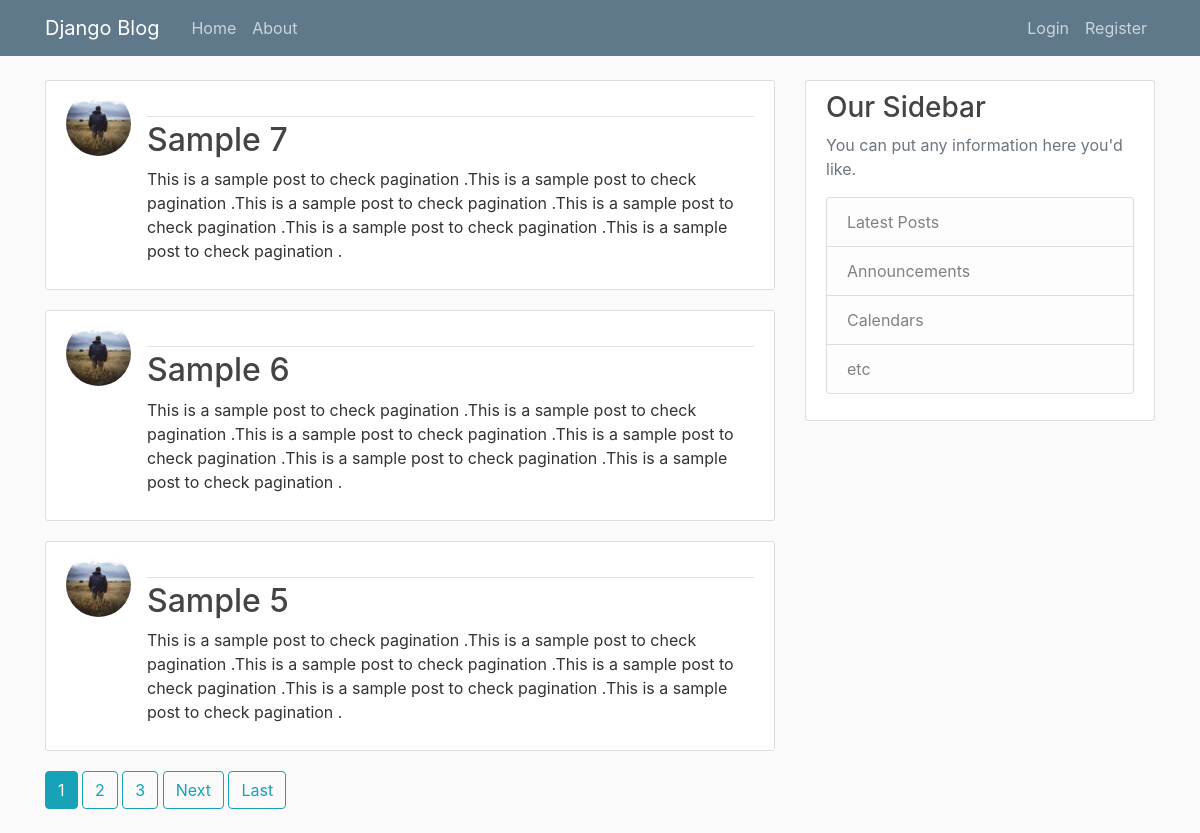
The page / on the database its author committed.
### blog/models.py (models this page shows, shortened)
class post(models.Model):
    title = models.CharField(max_length=100)
    content = models.TextField()
    data_posted= models.DateTimeField(default=timezone.now)
    author = models.ForeignKey(User,on_delete=models.CASCADE)

### users/models.py (models this page shows, shortened)
class Profile(models.Model):
    user = models.OneToOneField(User, on_delete=models.CASCADE)
    image = models.ImageField(default='default.jpg',upload_to='profile_pics')

### blog/views.py (the view)
# urls.py: path('', PostListView.as_view(), name='blog-home'),
class PostListView(ListView):
    model = post
    template_name = 'blog/home.html'  # <app>/<model>_<viewtype>.html
    context_object_name = 'posts'
    ordering = ['-data_posted']
    paginate_by = 3

### blog/templates/blog/home.html (shortened to what this page needs)
{% extends "blog/base.html" %}
{% block content %}
    {% for post in posts %}
        <article class="media content-section">
          <img class="rounded-circle article-img" src="{{ post.author.profile.image.url }}">
          <div class="media-body">
            <div class="article-metadata">
            </div>
            <h2><a class="article-title" href="{% url 'post-detail' post.id %}">{{ post.title }}</a></h2>
            <p class="article-content">{{ post.content }}</p>
          </div>
        </article>
    {% endfor %}
    {% if is_paginated %}
      {% for num in page_obj.paginator.page_range %}
        {% if page_obj.number == num %}
          <a class="btn btn-info mb-4" href="?page={{ num }}">{{ num }}</a>
        {% elif num > page_obj.number|add:'-3' and num < page_obj.number|add:'3' %}
          <a class="btn btn-outline-info mb-4" href="?page={{ num }}">{{ num }}</a>
        {% endif %}
      {% endfor %}
      {% if page_obj.has_next %}
        <a class="btn btn-outline-info mb-4" href="?page={{ page_obj.next_page_number }}">Next</a>
        <a class="btn btn-outline-info mb-4" href="?page={{ page_obj.paginator.num_pages }}">Last</a>
      {% endif %}
    {% endif %}
{% endblock content %}

### blog/templates/blog/base.html (shortened to what this page needs)
{% load static %}
<!DOCTYPE html>
<html>
<head>
    <link rel="stylesheet" href="https://maxcdn.bootstrapcdn.com/bootstrap/4.0.0/css/bootstrap.min.css">
    <link rel="stylesheet" type="text/css" href="{% static 'blog/main.css' %}">
</head>
<body>
    <header class="site-header">
      <nav class="navbar navbar-expand-md navbar-dark bg-steel fixed-top">
        <div class="container">
          <a class="navbar-brand mr-4" href="{% url 'blog-home' %}">Django Blog</a>
          <div class="collapse navbar-collapse" id="navbarToggle">
            <div class="navbar-nav mr-auto">
              <a class="nav-item nav-link" href="{% url 'blog-home' %}">Home</a>
              <a class="nav-item nav-link" href="{% url 'blog-about' %}">About</a>
            </div>
            <div class="navbar-nav">
              {% if user.is_authenticated %}
              <a class="nav-item nav-link" href="{% url 'post-create' %}">New post</a>
                <a class="nav-item nav-link" href="{% url 'profile' %}">Profile</a>
                <a class="nav-item nav-link" href="{% url 'logout' %}">Log out</a>
              {% else %}
                <a class="nav-item nav-link" href="{% url 'login' %}">Login</a>
                <a class="nav-item nav-link" href="{% url 'register' %}">Register</a>
              {% endif %}
              </div>
          </div>
        </div>
      </nav>
    </header>
    <main role="main" class="container">
      <div class="row">
        <div class="col-md-8">
          {% block content %}{% endblock %}
        </div>
        <div class="col-md-4">
          <div class="content-section">
            <h3>Our Sidebar</h3>
            <p class='text-muted'>You can put any information here you'd like.
              <ul class="list-group">
                <li class="list-group-item list-group-item-light">Latest Posts</li>
                <li class="list-group-item list-group-item-light">Announcements</li>
                <li class="list-group-item list-group-item-light">Calendars</li>
                <li class="list-group-item list-group-item-light">etc</li>
              </ul>
            </p>
          </div>
        </div>
      </div>
    </main>
</body>
</html>

### blog/static/blog/main.css (style rules this page uses)
body { background: #fafafa; color: #333333; margin-top: 5rem; }
h1, h2, h3, h4, h5, h6 { color: #444444; }
ul { margin: 0; }
.bg-steel { background-color: #5f788a; }
.site-header .navbar-nav .nav-link { color: #cbd5db; }
.content-section { background: #ffffff; padding: 10px 20px; border: 1px solid #dddddd; border-radius: 3px; margin-bottom: 20px; }
.article-title { color: #444444; }
.article-content { white-space: pre-line; }
.article-img { height: 65px; width: 65px; margin-right: 16px; }
.article-metadata { padding-bottom: 1px; margin-bottom: 4px; border-bottom: 1px solid #e3e3e3; }

### rows shown on the page
post: author.profile.image (picture), title "Sample 7", content "This is a sample post to check pagination .This is a sample post to check pagination .This is a sample post to check pagination .This is a sample post to check pagination .This is a sample post to check pagination .This is a sample post to check pagination ."
post: author.profile.image (picture), title "Sample 6", content "This is a sample post to check pagination .This is a sample post to check pagination .This is a sample post to check pagination .This is a sample post to check pagination .This is a sample post to check pagination .This is a sample post to check pagination ."
post: author.profile.image (picture), title "Sample 5", content "This is a sample post to check pagination .This is a sample post to check pagination .This is a sample post to check pagination .This is a sample post to check pagination .This is a sample post to check pagination .This is a sample post to check pagination ."

### other values the page prints
{{ num }} "1"
{{ num }} "2" "3"
